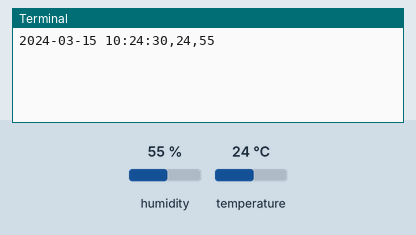
The program below on a simulated Raspberry Pi (BCM pin numbers). Shown: the last lines printed to the terminal. Inputs (shaded band) come from the test bench; at power-on: humidity 55 %, temperature 24 °C. The clock reads 2024-03-15 10:24:30 at power-on unless the program sets it; files the program writes start out absent.

Above: at 1.2 s.
1.3 s: humidity set to 22 %
At 3.9 s:
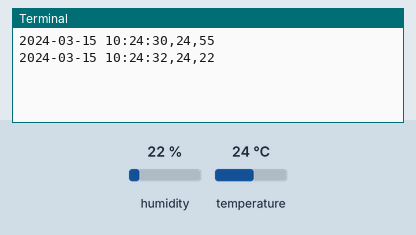
4.3 s: temperature set to 12 °C
At 5.2 s:
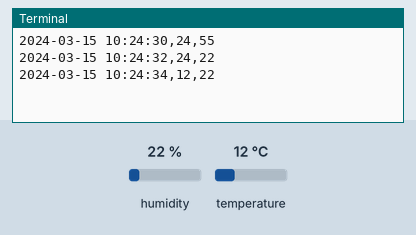
7.3 s: humidity set to 40 %
At 10.1 s:
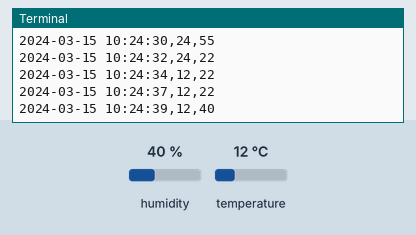
Timing chart, 0 to 11.6 s (numbered marks = the images above; inputs shaded):
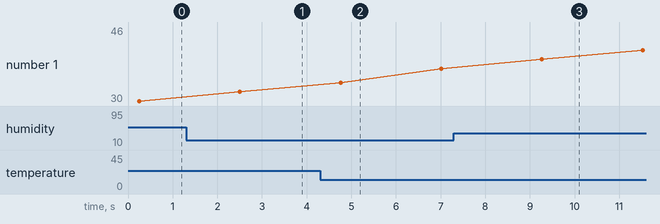

Measured:
- after the input at 1.3 s, the terminal: prints a new line after 1.2 s (image 1)
- after the input at 4.3 s, the terminal: prints a new line after 0.46 s (image 2)
- after the input at 7.3 s, the terminal: prints a new line after 2.0 s (image 3)

The program:

sensor_log.py
```python
import adafruit_dht
import board
import time
from datetime import datetime

dht_device = adafruit_dht.DHT11(board.D4)

try:
    while True:
        try:
            temperature_c = dht_device.temperature
            humidity = dht_device.humidity
            now = datetime.now().strftime("%Y-%m-%d %H:%M:%S")
            line = f"{now},{temperature_c},{humidity}"

            print(line)  # 印在螢幕上
            # 寫入 txt 檔
            with open("dht11_log.txt", "a") as f:
                f.write(line + "\n")

        except RuntimeError as e:
            # DHT11 偶爾讀失敗，重試
            print(f"{datetime.now().strftime('%Y-%m-%d %H:%M:%S')} - 讀取失敗: {e}")
        except Exception as e:
            # 其他錯誤
            print(f"{datetime.now().strftime('%Y-%m-%d %H:%M:%S')} - 發生錯誤: {e}")

        time.sleep(2)  # 每2秒讀取一次

finally:
    dht_device.exit()
    print("釋放 DHT11 資源")
```
